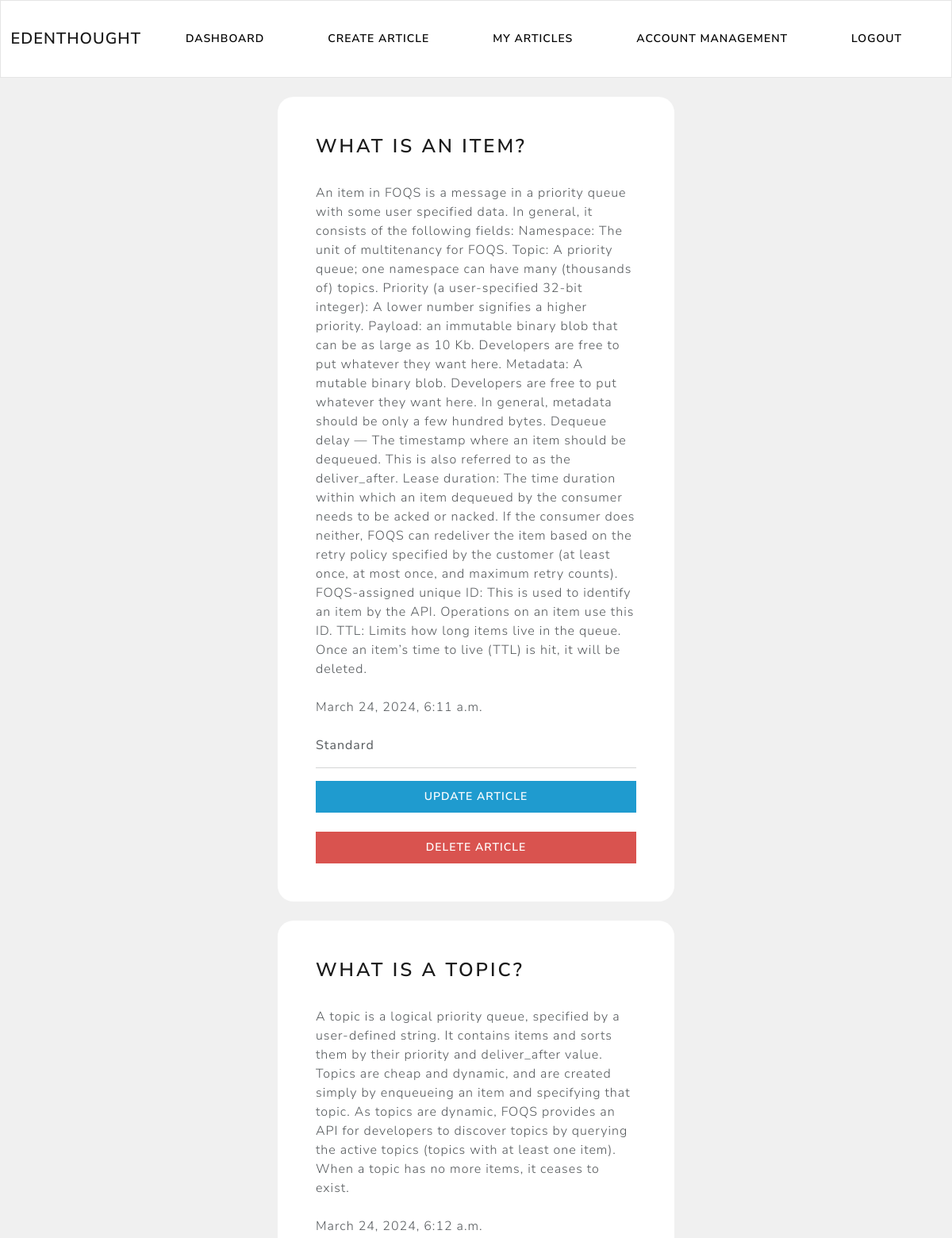
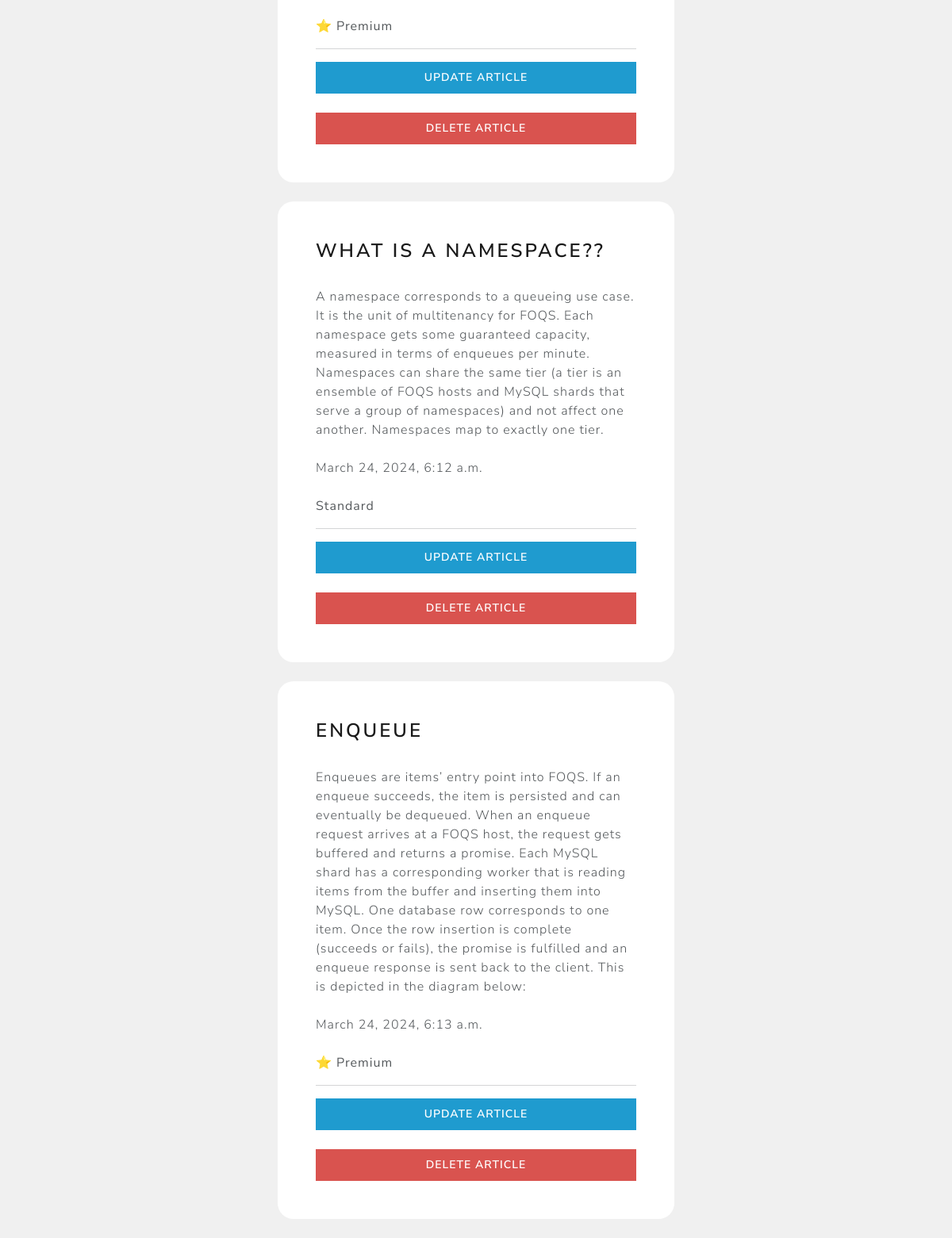
The app's page /writer/my-articles (signed in) with its own data (2 pictures, top to bottom).
### writer/models.py (models this page shows)
class Article(models.Model):
    title = models.CharField(max_length=150)
    content = models.TextField(max_length=10000)
    date_posted = models.DateTimeField(auto_now_add=True)
    is_premium = models.BooleanField(default=False, verbose_name="Is this a premium article?")
    user = models.ForeignKey(CustomUser, max_length=10, on_delete=models.CASCADE, null=True)    ### foreign key to CustomUser => when user account is deleted, cascading delete pertinient articles

### writer/views.py (the view)
# urls.py: path('my-articles', views.my_articles, name="my-articles"),
@login_required(login_url='my-login')
def my_articles(request):
    current_user = request.user.id
    article = Article.objects.all().filter(user=current_user)
    context = {'AllArticles':article}
    return render(request, 'writer/my-articles.html', context)

### writer/templates/writer/my-articles.html
{% extends 'writer/navbar.html' %}
{% block content %}
    <br>
    {% for article in AllArticles %}
        <div class="container bg-white shadow-md p-5 form-layout">
            <h3> {{article.title}} </h3>
            <br>
            {{article.content}}
            <br> <br>
            {{article.date_posted}}
            <br> <br>
            {% if article.is_premium == True %}
            ⭐️ <strong> Premium </strong>
            {% elif article.is_premium == False %}
                <strong> Standard </strong>
            {% endif %}
            <hr>
            <a class="btn btn-info w-100 p-2" href="{% url 'update-article' article.id %}"> Update article </a>
            <br> <br>
            <a class="btn btn-danger w-100 p-2" href="{% url 'delete-article' article.id %}"> Delete article </a>
        </div>
        <br>
    {% endfor %}
{% endblock %}

### writer/templates/writer/navbar.html (shortened to what this page needs)
{% load static %}
<html>
    <head>
        <link rel="stylesheet" type="text/css" href="https://bootswatch.com/5/lux/bootstrap.min.css">
        <link rel="stylesheet" type="text/css" href="{% static 'css/styles.css' %}">
    </head>
    <nav class="navbar navbar-expand-lg navbar-light bg-light justify-content-center">
        <a class="navbar-brand main-heading">
          &nbsp; Edenthought
        </a>
          <div class="collapse navbar-collapse text-center" id="navbarNavDropdown">
            <ul class="navbar-nav ml-auto">
              <li class="nav-item">
                <a class="btn btn-secondary navbar-btn" type="button"  href="{% url 'writer-dashboard' %}"> Dashboard </a>
              </li>
              <li class="nav-item">
                <a class="btn btn-secondary navbar-btn" type="button"  href="{% url 'create-article' %}"> Create article </a>
              </li>
              <li class="nav-item">
                <a class="btn btn-secondary navbar-btn" type="button"  href="{% url 'my-articles' %}"> My articles </a>
              </li>
              <li class="nav-item">
                <a class="btn btn-secondary navbar-btn" type="button"  href="{% url 'account-management' %}"> Account management </a>
              </li>
              <li class="nav-item">
                <a class="btn btn-secondary navbar-btn" type="button"  href="{% url 'user-logout' %}"> Logout </a>
              </li>
            </ul>
          </div>
    </nav>
    {% block content %}
    {% endblock %}
</html>

### static/css/styles.css (style rules this page uses)
.form-layout { width: 500px; border-radius: 20px; }

### records on screen
Article: title "WHAT IS AN ITEM?", content "An item in FOQS is a message in a priority queue with some user specified data. In general, it consists of the following fields: Namespace: The unit of multitenancy for FOQS. Topic: A priority queue; one namespace can have many (thousands of) topics. Priority (a user-specified 32-bit integer): A lower number signifies a higher priority. Payload: an immutable binary blob that can be as large as 10 Kb. Developers are free to put whatever they want here. Metadata: A mutable binary blob. Developers are free to put whatever they want here. In general, metadata should be only a few hundred bytes. Dequeue delay — The timestamp where an item should be dequeued. This is also referred to as the…", date_posted "March 24, 2024, 6:11 a.m.", is_premium "Standard"
Article: title "WHAT IS A TOPIC?", content "A topic is a logical priority queue, specified by a user-defined string. It contains items and sorts them by their priority and deliver_after value. Topics are cheap and dynamic, and are created simply by enqueueing an item and specifying that topic. As topics are dynamic, FOQS provides an API for developers to discover topics by querying the active topics (topics with at least one item). When a topic has no more items, it ceases to exist.", date_posted "March 24, 2024, 6:12 a.m.", is_premium "Premium"
Article: title "WHAT IS A NAMESPACE??", content "A namespace corresponds to a queueing use case. It is the unit of multitenancy for FOQS. Each namespace gets some guaranteed capacity, measured in terms of enqueues per minute. Namespaces can share the same tier (a tier is an ensemble of FOQS hosts and MySQL shards that serve a group of namespaces) and not affect one another. Namespaces map to exactly one tier.", date_posted "March 24, 2024, 6:12 a.m.", is_premium "Standard"
Article: title "ENQUEUE", content "Enqueues are items’ entry point into FOQS. If an enqueue succeeds, the item is persisted and can eventually be dequeued. When an enqueue request arrives at a FOQS host, the request gets buffered and returns a promise. Each MySQL shard has a corresponding worker that is reading items from the buffer and inserting them into MySQL. One database row corresponds to one item. Once the row insertion is complete (succeeds or fails), the promise is fulfilled and an enqueue response is sent back to the client. This is depicted in the diagram below:", date_posted "March 24, 2024, 6:13 a.m.", is_premium "Premium"
